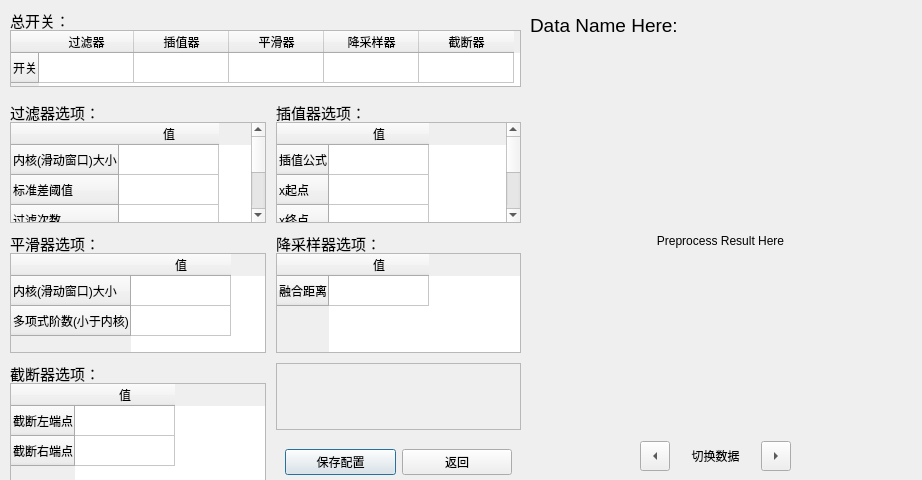
<?xml version="1.0" encoding="UTF-8"?>
<ui version="4.0">
 <class>PreprocessSettingDialog</class>
 <widget class="QDialog" name="PreprocessSettingDialog">
  <property name="geometry">
   <rect>
    <x>0</x>
    <y>0</y>
    <width>922</width>
    <height>480</height>
   </rect>
  </property>
  <property name="sizePolicy">
   <sizepolicy hsizetype="Fixed" vsizetype="Fixed">
    <horstretch>0</horstretch>
    <verstretch>0</verstretch>
   </sizepolicy>
  </property>
  <property name="windowTitle">
   <string>程序设置</string>
  </property>
  <widget class="QWidget" name="layoutWidget">
   <property name="geometry">
    <rect>
     <x>10</x>
     <y>10</y>
     <width>511</width>
     <height>77</height>
    </rect>
   </property>
   <layout class="QVBoxLayout" name="preprocessSwitchLayout">
    <property name="spacing">
     <number>0</number>
    </property>
    <item>
     <widget class="QLabel" name="staticLabel1">
      <property name="sizePolicy">
       <sizepolicy hsizetype="Minimum" vsizetype="Minimum">
        <horstretch>0</horstretch>
        <verstretch>0</verstretch>
       </sizepolicy>
      </property>
      <property name="maximumSize">
       <size>
        <width>16777215</width>
        <height>20</height>
       </size>
      </property>
      <property name="font">
       <font>
        <family>黑体</family>
        <pointsize>11</pointsize>
       </font>
      </property>
      <property name="text">
       <string>总开关：</string>
      </property>
     </widget>
    </item>
    <item>
     <widget class="QTableWidget" name="preprocessSwitchTable">
      <property name="sizePolicy">
       <sizepolicy hsizetype="Minimum" vsizetype="Minimum">
        <horstretch>0</horstretch>
        <verstretch>0</verstretch>
       </sizepolicy>
      </property>
      <property name="maximumSize">
       <size>
        <width>16777215</width>
        <height>60</height>
       </size>
      </property>
      <property name="verticalScrollBarPolicy">
       <enum>Qt::ScrollBarAlwaysOff</enum>
      </property>
      <attribute name="horizontalHeaderMinimumSectionSize">
       <number>31</number>
      </attribute>
      <attribute name="horizontalHeaderDefaultSectionSize">
       <number>95</number>
      </attribute>
      <attribute name="verticalHeaderDefaultSectionSize">
       <number>30</number>
      </attribute>
      <row>
       <property name="text">
        <string>开关</string>
       </property>
       <property name="textAlignment">
        <set>AlignCenter</set>
       </property>
      </row>
      <column>
       <property name="text">
        <string>过滤器</string>
       </property>
      </column>
      <column>
       <property name="text">
        <string>插值器</string>
       </property>
      </column>
      <column>
       <property name="text">
        <string>平滑器</string>
       </property>
      </column>
      <column>
       <property name="text">
        <string>降采样器</string>
       </property>
      </column>
      <column>
       <property name="text">
        <string>截断器</string>
       </property>
      </column>
      <item row="0" column="0">
       <property name="text">
        <string/>
       </property>
       <property name="textAlignment">
        <set>AlignCenter</set>
       </property>
      </item>
      <item row="0" column="1">
       <property name="text">
        <string/>
       </property>
       <property name="textAlignment">
        <set>AlignCenter</set>
       </property>
      </item>
      <item row="0" column="2">
       <property name="text">
        <string/>
       </property>
       <property name="textAlignment">
        <set>AlignCenter</set>
       </property>
      </item>
      <item row="0" column="3">
       <property name="text">
        <string/>
       </property>
       <property name="textAlignment">
        <set>AlignCenter</set>
       </property>
      </item>
      <item row="0" column="4">
       <property name="text">
        <string/>
       </property>
       <property name="textAlignment">
        <set>AlignCenter</set>
       </property>
      </item>
     </widget>
    </item>
   </layout>
  </widget>
  <widget class="QWidget" name="layoutWidget">
   <property name="geometry">
    <rect>
     <x>10</x>
     <y>102</y>
     <width>511</width>
     <height>382</height>
    </rect>
   </property>
   <layout class="QFormLayout" name="OptionsLayout">
    <property name="horizontalSpacing">
     <number>10</number>
    </property>
    <property name="verticalSpacing">
     <number>10</number>
    </property>
    <item row="0" column="0">
     <layout class="QVBoxLayout" name="filterOptionsLayout">
      <property name="spacing">
       <number>0</number>
      </property>
      <item>
       <widget class="QLabel" name="staticLabel2">
        <property name="sizePolicy">
         <sizepolicy hsizetype="Minimum" vsizetype="Minimum">
          <horstretch>0</horstretch>
          <verstretch>0</verstretch>
         </sizepolicy>
        </property>
        <property name="maximumSize">
         <size>
          <width>16777215</width>
          <height>20</height>
         </size>
        </property>
        <property name="font">
         <font>
          <family>黑体</family>
          <pointsize>11</pointsize>
         </font>
        </property>
        <property name="text">
         <string>过滤器选项：</string>
        </property>
       </widget>
      </item>
      <item>
       <widget class="QTableWidget" name="filterOptionsTable">
        <property name="sizePolicy">
         <sizepolicy hsizetype="Maximum" vsizetype="Maximum">
          <horstretch>0</horstretch>
          <verstretch>0</verstretch>
         </sizepolicy>
        </property>
        <property name="maximumSize">
         <size>
          <width>16777215</width>
          <height>16777215</height>
         </size>
        </property>
        <property name="verticalScrollBarPolicy">
         <enum>Qt::ScrollBarAsNeeded</enum>
        </property>
        <attribute name="horizontalHeaderMinimumSectionSize">
         <number>31</number>
        </attribute>
        <attribute name="horizontalHeaderDefaultSectionSize">
         <number>100</number>
        </attribute>
        <attribute name="verticalHeaderDefaultSectionSize">
         <number>30</number>
        </attribute>
        <row>
         <property name="text">
          <string>内核(滑动窗口)大小</string>
         </property>
        </row>
        <row>
         <property name="text">
          <string>标准差阈值</string>
         </property>
        </row>
        <row>
         <property name="text">
          <string>过滤次数</string>
         </property>
        </row>
        <row>
         <property name="text">
          <string>删除虚部小于0的点</string>
         </property>
        </row>
        <column>
         <property name="text">
          <string>值</string>
         </property>
        </column>
        <item row="0" column="0">
         <property name="text">
          <string/>
         </property>
        </item>
        <item row="1" column="0">
         <property name="text">
          <string/>
         </property>
        </item>
        <item row="2" column="0">
         <property name="text">
          <string/>
         </property>
        </item>
        <item row="3" column="0">
         <property name="text">
          <string/>
         </property>
        </item>
       </widget>
      </item>
     </layout>
    </item>
    <item row="0" column="1">
     <layout class="QVBoxLayout" name="cutofferOptionsLayout">
      <property name="spacing">
       <number>0</number>
      </property>
      <item>
       <widget class="QLabel" name="staticLabel4">
        <property name="sizePolicy">
         <sizepolicy hsizetype="Minimum" vsizetype="Minimum">
          <horstretch>0</horstretch>
          <verstretch>0</verstretch>
         </sizepolicy>
        </property>
        <property name="maximumSize">
         <size>
          <width>16777215</width>
          <height>20</height>
         </size>
        </property>
        <property name="font">
         <font>
          <family>黑体</family>
          <pointsize>11</pointsize>
         </font>
        </property>
        <property name="text">
         <string>插值器选项：</string>
        </property>
       </widget>
      </item>
      <item>
       <widget class="QTableWidget" name="interpolaterOptionsTable">
        <property name="sizePolicy">
         <sizepolicy hsizetype="Maximum" vsizetype="Maximum">
          <horstretch>0</horstretch>
          <verstretch>0</verstretch>
         </sizepolicy>
        </property>
        <property name="maximumSize">
         <size>
          <width>16777215</width>
          <height>16777215</height>
         </size>
        </property>
        <property name="verticalScrollBarPolicy">
         <enum>Qt::ScrollBarAsNeeded</enum>
        </property>
        <attribute name="horizontalHeaderMinimumSectionSize">
         <number>31</number>
        </attribute>
        <attribute name="horizontalHeaderDefaultSectionSize">
         <number>100</number>
        </attribute>
        <attribute name="verticalHeaderDefaultSectionSize">
         <number>30</number>
        </attribute>
        <row>
         <property name="text">
          <string>插值公式</string>
         </property>
        </row>
        <row>
         <property name="text">
          <string>x起点</string>
         </property>
        </row>
        <row>
         <property name="text">
          <string>x终点</string>
         </property>
        </row>
        <row>
         <property name="text">
          <string>点个数</string>
         </property>
        </row>
        <column>
         <property name="text">
          <string>值</string>
         </property>
        </column>
        <item row="1" column="0">
         <property name="text">
          <string/>
         </property>
        </item>
        <item row="2" column="0">
         <property name="text">
          <string/>
         </property>
        </item>
        <item row="3" column="0">
         <property name="text">
          <string/>
         </property>
        </item>
       </widget>
      </item>
     </layout>
    </item>
    <item row="1" column="0">
     <layout class="QVBoxLayout" name="interpolaterOptionsLayout">
      <property name="spacing">
       <number>0</number>
      </property>
      <item>
       <widget class="QLabel" name="staticLabel5">
        <property name="sizePolicy">
         <sizepolicy hsizetype="Minimum" vsizetype="Minimum">
          <horstretch>0</horstretch>
          <verstretch>0</verstretch>
         </sizepolicy>
        </property>
        <property name="maximumSize">
         <size>
          <width>16777215</width>
          <height>20</height>
         </size>
        </property>
        <property name="font">
         <font>
          <family>黑体</family>
          <pointsize>11</pointsize>
         </font>
        </property>
        <property name="text">
         <string>平滑器选项：</string>
        </property>
       </widget>
      </item>
      <item>
       <widget class="QTableWidget" name="smootherOptionsTable">
        <property name="sizePolicy">
         <sizepolicy hsizetype="Maximum" vsizetype="Maximum">
          <horstretch>0</horstretch>
          <verstretch>0</verstretch>
         </sizepolicy>
        </property>
        <property name="maximumSize">
         <size>
          <width>16777215</width>
          <height>16777215</height>
         </size>
        </property>
        <property name="verticalScrollBarPolicy">
         <enum>Qt::ScrollBarAsNeeded</enum>
        </property>
        <attribute name="horizontalHeaderMinimumSectionSize">
         <number>31</number>
        </attribute>
        <attribute name="horizontalHeaderDefaultSectionSize">
         <number>100</number>
        </attribute>
        <attribute name="verticalHeaderDefaultSectionSize">
         <number>30</number>
        </attribute>
        <row>
         <property name="text">
          <string>内核(滑动窗口)大小</string>
         </property>
        </row>
        <row>
         <property name="text">
          <string>多项式阶数(小于内核)</string>
         </property>
        </row>
        <column>
         <property name="text">
          <string>值</string>
         </property>
        </column>
        <item row="0" column="0">
         <property name="text">
          <string/>
         </property>
        </item>
        <item row="1" column="0">
         <property name="text">
          <string/>
         </property>
        </item>
       </widget>
      </item>
     </layout>
    </item>
    <item row="1" column="1">
     <layout class="QVBoxLayout" name="smootherOptionsLayout">
      <property name="spacing">
       <number>0</number>
      </property>
      <item>
       <widget class="QLabel" name="staticLabel6">
        <property name="sizePolicy">
         <sizepolicy hsizetype="Minimum" vsizetype="Minimum">
          <horstretch>0</horstretch>
          <verstretch>0</verstretch>
         </sizepolicy>
        </property>
        <property name="maximumSize">
         <size>
          <width>16777215</width>
          <height>20</height>
         </size>
        </property>
        <property name="font">
         <font>
          <family>黑体</family>
          <pointsize>11</pointsize>
         </font>
        </property>
        <property name="text">
         <string>降采样器选项：</string>
        </property>
       </widget>
      </item>
      <item>
       <widget class="QTableWidget" name="downsamplerOptionsTable">
        <property name="sizePolicy">
         <sizepolicy hsizetype="Maximum" vsizetype="Maximum">
          <horstretch>0</horstretch>
          <verstretch>0</verstretch>
         </sizepolicy>
        </property>
        <property name="maximumSize">
         <size>
          <width>16777215</width>
          <height>16777215</height>
         </size>
        </property>
        <property name="verticalScrollBarPolicy">
         <enum>Qt::ScrollBarAsNeeded</enum>
        </property>
        <attribute name="horizontalHeaderMinimumSectionSize">
         <number>31</number>
        </attribute>
        <attribute name="horizontalHeaderDefaultSectionSize">
         <number>100</number>
        </attribute>
        <attribute name="verticalHeaderDefaultSectionSize">
         <number>30</number>
        </attribute>
        <row>
         <property name="text">
          <string>融合距离</string>
         </property>
        </row>
        <column>
         <property name="text">
          <string>值</string>
         </property>
        </column>
        <item row="0" column="0">
         <property name="text">
          <string/>
         </property>
        </item>
       </widget>
      </item>
     </layout>
    </item>
    <item row="3" column="0">
     <layout class="QVBoxLayout" name="downsamplerOptionsLayout">
      <property name="spacing">
       <number>0</number>
      </property>
      <item>
       <widget class="QLabel" name="staticLabel3">
        <property name="sizePolicy">
         <sizepolicy hsizetype="Minimum" vsizetype="Minimum">
          <horstretch>0</horstretch>
          <verstretch>0</verstretch>
         </sizepolicy>
        </property>
        <property name="maximumSize">
         <size>
          <width>16777215</width>
          <height>20</height>
         </size>
        </property>
        <property name="font">
         <font>
          <family>黑体</family>
          <pointsize>11</pointsize>
         </font>
        </property>
        <property name="text">
         <string>截断器选项：</string>
        </property>
       </widget>
      </item>
      <item>
       <widget class="QTableWidget" name="cutofferOptionsTable">
        <property name="sizePolicy">
         <sizepolicy hsizetype="Maximum" vsizetype="Maximum">
          <horstretch>0</horstretch>
          <verstretch>0</verstretch>
         </sizepolicy>
        </property>
        <property name="maximumSize">
         <size>
          <width>16777215</width>
          <height>16777215</height>
         </size>
        </property>
        <property name="verticalScrollBarPolicy">
         <enum>Qt::ScrollBarAsNeeded</enum>
        </property>
        <attribute name="horizontalHeaderMinimumSectionSize">
         <number>31</number>
        </attribute>
        <attribute name="horizontalHeaderDefaultSectionSize">
         <number>100</number>
        </attribute>
        <attribute name="verticalHeaderDefaultSectionSize">
         <number>30</number>
        </attribute>
        <row>
         <property name="text">
          <string>截断左端点</string>
         </property>
        </row>
        <row>
         <property name="text">
          <string>截断右端点</string>
         </property>
        </row>
        <column>
         <property name="text">
          <string>值</string>
         </property>
        </column>
        <item row="0" column="0">
         <property name="text">
          <string/>
         </property>
        </item>
        <item row="1" column="0">
         <property name="text">
          <string/>
         </property>
        </item>
       </widget>
      </item>
     </layout>
    </item>
    <item row="3" column="1">
     <layout class="QVBoxLayout" name="bottomButtonsLayout">
      <item>
       <widget class="QFrame" name="spacer">
        <property name="frameShape">
         <enum>QFrame::StyledPanel</enum>
        </property>
        <property name="frameShadow">
         <enum>QFrame::Raised</enum>
        </property>
       </widget>
      </item>
      <item>
       <widget class="QFrame" name="bottomButtonFrame">
        <property name="sizePolicy">
         <sizepolicy hsizetype="Expanding" vsizetype="Fixed">
          <horstretch>0</horstretch>
          <verstretch>0</verstretch>
         </sizepolicy>
        </property>
        <layout class="QHBoxLayout" name="bottomButtons">
         <item>
          <widget class="QPushButton" name="saveButton">
           <property name="text">
            <string>保存配置</string>
           </property>
          </widget>
         </item>
         <item>
          <widget class="QPushButton" name="cancelButton">
           <property name="text">
            <string>返回</string>
           </property>
          </widget>
         </item>
        </layout>
       </widget>
      </item>
     </layout>
    </item>
   </layout>
  </widget>
  <widget class="QLabel" name="preprocessResultLabel">
   <property name="geometry">
    <rect>
     <x>530</x>
     <y>50</y>
     <width>381</width>
     <height>381</height>
    </rect>
   </property>
   <property name="text">
    <string>Preprocess Result Here</string>
   </property>
   <property name="scaledContents">
    <bool>true</bool>
   </property>
   <property name="alignment">
    <set>Qt::AlignCenter</set>
   </property>
  </widget>
  <widget class="QLabel" name="dataNameLabel">
   <property name="geometry">
    <rect>
     <x>530</x>
     <y>10</y>
     <width>201</width>
     <height>31</height>
    </rect>
   </property>
   <property name="font">
    <font>
     <pointsize>14</pointsize>
    </font>
   </property>
   <property name="text">
    <string>Data Name Here:</string>
   </property>
  </widget>
  <widget class="QWidget" name="layoutWidget_4">
   <property name="geometry">
    <rect>
     <x>640</x>
     <y>440</y>
     <width>151</width>
     <height>32</height>
    </rect>
   </property>
   <layout class="QHBoxLayout" name="PreprocessSettingSwitchDataButtons">
    <property name="spacing">
     <number>0</number>
    </property>
    <item>
     <widget class="QToolButton" name="PreprocessSettingPreviousDataButton">
      <property name="minimumSize">
       <size>
        <width>30</width>
        <height>30</height>
       </size>
      </property>
      <property name="maximumSize">
       <size>
        <width>30</width>
        <height>16777215</height>
       </size>
      </property>
      <property name="text">
       <string/>
      </property>
      <property name="arrowType">
       <enum>Qt::LeftArrow</enum>
      </property>
     </widget>
    </item>
    <item>
     <widget class="QLabel" name="staticLabel7">
      <property name="text">
       <string>切换数据</string>
      </property>
      <property name="alignment">
       <set>Qt::AlignCenter</set>
      </property>
     </widget>
    </item>
    <item>
     <widget class="QToolButton" name="PreprocessSettingNextDataButton">
      <property name="minimumSize">
       <size>
        <width>30</width>
        <height>30</height>
       </size>
      </property>
      <property name="maximumSize">
       <size>
        <width>30</width>
        <height>16777215</height>
       </size>
      </property>
      <property name="text">
       <string/>
      </property>
      <property name="arrowType">
       <enum>Qt::RightArrow</enum>
      </property>
     </widget>
    </item>
   </layout>
  </widget>
 </widget>
 <tabstops>
  <tabstop>filterOptionsTable</tabstop>
  <tabstop>interpolaterOptionsTable</tabstop>
  <tabstop>smootherOptionsTable</tabstop>
  <tabstop>downsamplerOptionsTable</tabstop>
  <tabstop>cutofferOptionsTable</tabstop>
  <tabstop>saveButton</tabstop>
  <tabstop>cancelButton</tabstop>
  <tabstop>PreprocessSettingPreviousDataButton</tabstop>
  <tabstop>PreprocessSettingNextDataButton</tabstop>
 </tabstops>
 <resources/>
 <connections>
  <connection>
   <sender>saveButton</sender>
   <signal>clicked()</signal>
   <receiver>PreprocessSettingDialog</receiver>
   <slot>saveOptions()</slot>
   <hints>
    <hint type="sourcelabel">
     <x>396</x>
     <y>472</y>
    </hint>
    <hint type="destinationlabel">
     <x>303</x>
     <y>0</y>
    </hint>
   </hints>
  </connection>
  <connection>
   <sender>cancelButton</sender>
   <signal>clicked()</signal>
   <receiver>PreprocessSettingDialog</receiver>
   <slot>close()</slot>
   <hints>
    <hint type="sourcelabel">
     <x>509</x>
     <y>472</y>
    </hint>
    <hint type="destinationlabel">
     <x>392</x>
     <y>0</y>
    </hint>
   </hints>
  </connection>
  <connection>
   <sender>PreprocessSettingPreviousDataButton</sender>
   <signal>clicked()</signal>
   <receiver>PreprocessSettingDialog</receiver>
   <slot>previousDataButtonClicked()</slot>
   <hints>
    <hint type="sourcelabel">
     <x>662</x>
     <y>453</y>
    </hint>
    <hint type="destinationlabel">
     <x>628</x>
     <y>484</y>
    </hint>
   </hints>
  </connection>
  <connection>
   <sender>PreprocessSettingNextDataButton</sender>
   <signal>clicked()</signal>
   <receiver>PreprocessSettingDialog</receiver>
   <slot>nextDataButtonClicked()</slot>
   <hints>
    <hint type="sourcelabel">
     <x>774</x>
     <y>459</y>
    </hint>
    <hint type="destinationlabel">
     <x>789</x>
     <y>487</y>
    </hint>
   </hints>
  </connection>
 </connections>
 <slots>
  <slot>saveOptions()</slot>
  <slot>updateUIs()</slot>
  <slot>previousDataButtonClicked()</slot>
  <slot>nextDataButtonClicked()</slot>
 </slots>
</ui>
